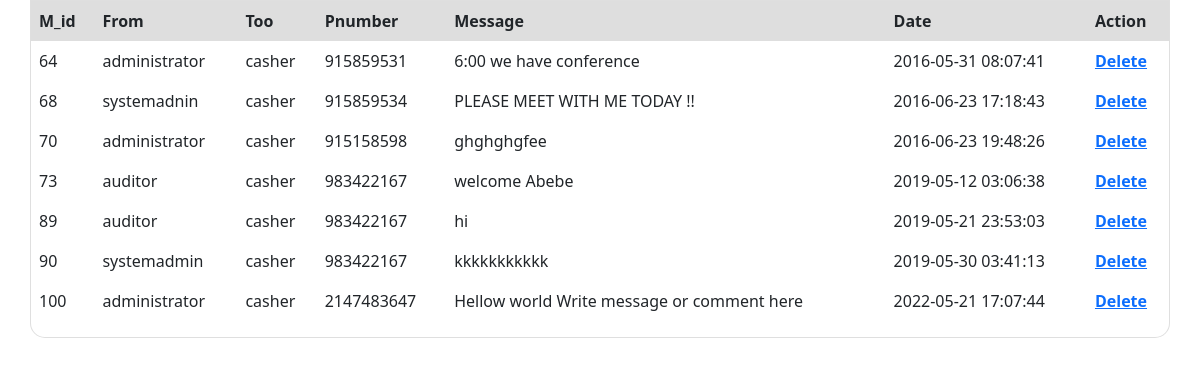
The app's page /viewcashermessage.php with its own data.
### tables this page shows
CREATE TABLE `message` (
  `m_id` int(120) NOT NULL,
  `frm` varchar(40) NOT NULL,
  `too` varchar(40) NOT NULL,
  `pnumber` int(16) NOT NULL,
  `message` varchar(500) NOT NULL,
  `Date` datetime NOT NULL
);

### viewcashermessage.php (the view, shortened to what this page needs)
<!doctype html>
<html>
<head>
    <link href="bootstrap/dist/css/bootstrap.css" rel="stylesheet" type="text/css">
</head>
<body>
    <?php
		$con = mysqli_connect("localhost","root","") or die (mysql_error());
		mysqli_select_db($con,"financedb" );
		?>
    <form name="search" method="post" action="searchmsg2.php">
        <div class="container card p-0" style="border-radius: 0 0 15px 15px !important;">
            <table class="table table-borderless">
                <thead class="section-header"
                    style="background-color: #dedede !important; padding: 0.5em 1em !important; font-weight: 600 !important;">
                    <tr>
                        <th scope="col">M_id</th>
                        <th scope="col">From</th>
                        <th scope="col">Too</th>
                        <th scope="col">Pnumber</th>
                        <th scope="col">Message</th>
                        <th scope="col">Date</th>
                        <th scope="col">Action</th>
                    </tr>
                </thead>
                <tbody>
                    <?php
						$query="select * from message where too='casher' ";
						$result=mysqli_query($con,$query);
						while($row3 = mysqli_fetch_array($result))
						{
						echo "<tr>";
						echo '<td>'.$row3['m_id'].'</td>';
						echo '<td>'.$row3['frm'].'</td>';
						echo '<td>'.$row3['too'].'</td>';
						echo '<td>'.$row3['pnumber'].'</td>';
						echo '<td>'.$row3['message'].'</td>';
						echo '<td>'.$row3['Date'].'</td>';
						echo '<td>';
					?>
                    <a rel="facebook" href="msg1.php?m_id=<?php echo $row3['m_id']; ?> & view=delete"
                        onClick="return confirm('Are you sure??')"> <strong>Delete</strong></a>
                    <?php
						echo "</td> </tr>";
						  }
					 ?>
                </tbody>
            </table>
</body>
</html>

### records on screen
message: m_id "64", frm "administrator", too "casher", pnumber "915859531", message "6:00 we have conference", Date "2016-05-31 08:07:41"
message: m_id "68", frm "systemadnin", too "casher", pnumber "915859534", message "PLEASE MEET WITH ME TODAY !!", Date "2016-06-23 17:18:43"
message: m_id "70", frm "administrator", too "casher", pnumber "915158598", message "ghghghgfee", Date "2016-06-23 19:48:26"
message: m_id "73", frm "auditor", too "casher", pnumber "983422167", message "welcome Abebe", Date "2019-05-12 03:06:38"
message: m_id "89", frm "auditor", too "casher", pnumber "983422167", message "hi", Date "2019-05-21 23:53:03"
message: m_id "90", frm "systemadmin", too "casher", pnumber "983422167", message "kkkkkkkkkkk", Date "2019-05-30 03:41:13"
message: m_id "100", frm "administrator", too "casher", pnumber "2147483647", message "Hellow world Write message or comment here", Date "2022-05-21 17:07:44"
